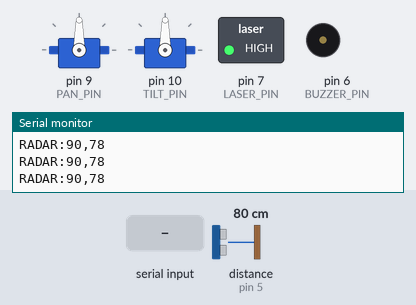
Simulated run of this sketch. Board: Arduino Uno, built with avr-gcc and run on an emulated ATmega328P. Parts: 2 × servo, switched loads named in the sketch (green lamp = pin HIGH), buzzer (waves = sounding, pin HIGH), the last lines printed to the serial monitor. Wiring (inferred from the names in the program): ultrasonic range finder: trigger pin 4; echo pin 5; 2 × servo: signal pin 9 / signal pin 10. The test bench sets the inputs (shaded band); at power-on: distance to the obstacle (sensor on pin 5) 80 cm. The echo pulse lasts 58.3 µs per cm; servo pulses on a pin are drawn as a servo (544–2400 µs = 0–180°); pins used as bus, display or sensor lines are not drawn.

Above: at 4.4 s.
4.5 s: "BUZZER:ON\n" received over Serial
At 5.0 s:
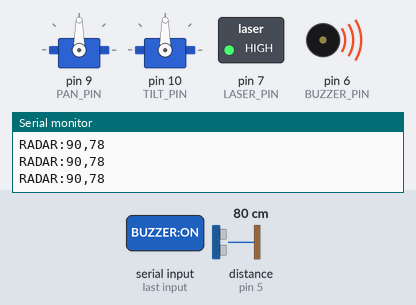
6.0 s: "LASER:OFF\n" received over Serial
At 7.2 s:
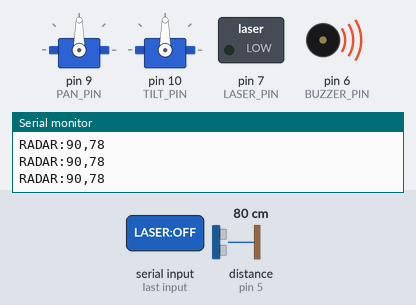
7.5 s: distance to the obstacle (sensor on pin 5) set to 120 cm
10.5 s: distance to the obstacle (sensor on pin 5) set to 250 cm
At 11.0 s:
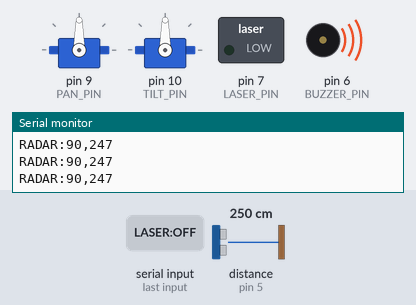
12.6 s: "LASER:ON\n" received over Serial
At 12.9 s:
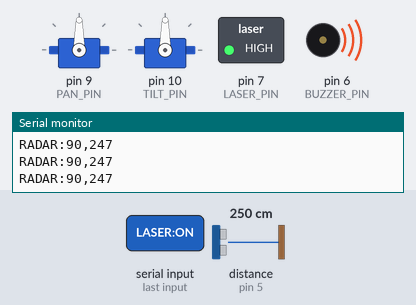
14.1 s: distance to the obstacle (sensor on pin 5) set to 299 cm
Timing chart, 0 to 18.1 s (numbered marks = the images above; inputs shaded):
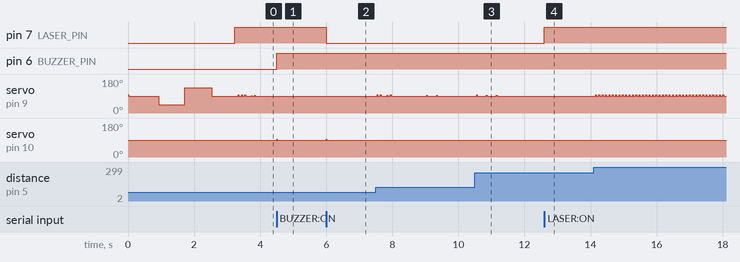

Measured:
- after the input at 4.5 s, pin 6 (BUZZER_PIN): LOW → HIGH at once; servo on pin 10 (TILT_PIN): 90° → 95° at once, → 90° 0.02 s later
- after the input at 6.0 s, pin 7 (LASER_PIN): HIGH → LOW at once; servo on pin 10 (TILT_PIN): 90° → 94° at once, → 90° 0.02 s later
- after the input at 10.5 s, servo on pin 9 (PAN_PIN): 90° → 96° after 0.05 s, then repeats every 0.30 s: 90° 0.28 s, 94° 0.02 s, until it stays 90° from 11.2 s
- after the input at 12.6 s, pin 7 (LASER_PIN): LOW → HIGH at once

The sketch:

tracking_system.ino
```cpp
// Camera Tracking + Radar + Buzzer
// Hardware: Arduino UNO R4 Minima

// ---- PIN DEFINITIONS ----
#define PAN_PIN    9
#define TILT_PIN   10
#define LASER_PIN  7
#define BUZZER_PIN 6
#define TRIG_PIN   4
#define ECHO_PIN   5

// ---- SERVO CONFIG ----
#define PULSE_MIN_US  544
#define PULSE_MAX_US  2400
#define PULSE_PERIOD  20000

#define PAN_MIN   0
#define PAN_MAX   180
#define TILT_MIN  10
#define TILT_MAX  170

#define SERIAL_BAUD 115200

// ---- STATE ----
int targetPan  = 90;
int targetTilt = 90;

unsigned long lastPulseTime = 0;
unsigned long lastRadarTime = 0;

String serialBuffer = "";

// ---- SERVO PULSE ----
int angleToPulse(int angle) {
    return map(angle, 0, 180, PULSE_MIN_US, PULSE_MAX_US);
}

void sendServoPulse(int pin, int angle) {
    int us = angleToPulse(constrain(angle, 0, 180));
    digitalWrite(pin, HIGH);
    delayMicroseconds(us);
    digitalWrite(pin, LOW);
}

void updateServos() {
    unsigned long now = micros();
    if (now - lastPulseTime >= (unsigned long)PULSE_PERIOD) {
        lastPulseTime = now;
        sendServoPulse(PAN_PIN,  targetPan);
        sendServoPulse(TILT_PIN, targetTilt);
    }
}

// ---- LASER & BUZZER ----
void setLaser(bool on) {
    digitalWrite(LASER_PIN, on ? HIGH : LOW);
}

void setBuzzer(bool on) {
    digitalWrite(BUZZER_PIN, on ? HIGH : LOW);
}

// ---- RADAR HC-SR04 ----
void readRadar() {
    if (millis() - lastRadarTime >= 100) {
        lastRadarTime = millis();

        digitalWrite(TRIG_PIN, LOW);
        delayMicroseconds(2);
        digitalWrite(TRIG_PIN, HIGH);
        delayMicroseconds(10);
        digitalWrite(TRIG_PIN, LOW);

        long duration = pulseIn(ECHO_PIN, HIGH, 18000);
        if (duration > 0) {
            int distance = (int)(duration * 0.034 / 2);
            Serial.print("RADAR:");
            Serial.print(targetPan);
            Serial.print(",");
            Serial.println(distance);
        }
    }
}

// ---- SERIAL PARSER ----
void parseCommand(const String& cmd) {

    if (cmd.startsWith("X:")) {
        int commaIdx = cmd.indexOf(",Y:");
        if (commaIdx == -1) return;
        int pan  = constrain(cmd.substring(2, commaIdx).toInt(), PAN_MIN,  PAN_MAX);
        int tilt = constrain(cmd.substring(commaIdx + 3).toInt(), TILT_MIN, TILT_MAX);
        targetPan  = pan;
        targetTilt = tilt;
        Serial.print("ACK:X:"); Serial.print(pan);
        Serial.print(",Y:");    Serial.println(tilt);
        return;
    }

    if (cmd == "LASER:ON")   { setLaser(true);   Serial.println("ACK:LASER:ON");   return; }
    if (cmd == "LASER:OFF")  { setLaser(false);  Serial.println("ACK:LASER:OFF");  return; }
    if (cmd == "BUZZER:ON")  { setBuzzer(true);  Serial.println("ACK:BUZZER:ON");  return; }
    if (cmd == "BUZZER:OFF") { setBuzzer(false); Serial.println("ACK:BUZZER:OFF"); return; }

    if (cmd == "CENTER") {
        targetPan  = 90;
        targetTilt = 90;
        Serial.println("ACK:CENTER");
        return;
    }
}

void readSerial() {
    while (Serial.available()) {
        char c = (char)Serial.read();
        if (c == '\n') {
            serialBuffer.trim();
            if (serialBuffer.length() > 0) parseCommand(serialBuffer);
            serialBuffer = "";
        } else if (c != '\r' && serialBuffer.length() < 32) {
            serialBuffer += c;
        }
    }
}

// ---- SETUP ----
void setup() {
    Serial.begin(SERIAL_BAUD);

    pinMode(PAN_PIN,    OUTPUT);
    pinMode(TILT_PIN,   OUTPUT);
    pinMode(LASER_PIN,  OUTPUT);
    pinMode(BUZZER_PIN, OUTPUT);
    pinMode(TRIG_PIN,   OUTPUT);
    pinMode(ECHO_PIN,   INPUT);

    digitalWrite(PAN_PIN,  LOW);
    digitalWrite(TILT_PIN, LOW);
    setLaser(false);
    setBuzzer(false);

    Serial.println("TEST:START");

    for (int i = 0; i < 40; i++) { sendServoPulse(PAN_PIN, 90);  sendServoPulse(TILT_PIN, 90); delay(20); }
    for (int i = 0; i < 35; i++) { sendServoPulse(PAN_PIN, 45);  sendServoPulse(TILT_PIN, 90); delay(20); }
    for (int i = 0; i < 35; i++) { sendServoPulse(PAN_PIN, 135); sendServoPulse(TILT_PIN, 90); delay(20); }
    for (int i = 0; i < 30; i++) { sendServoPulse(PAN_PIN, 90);  sendServoPulse(TILT_PIN, 90); delay(20); }

    targetPan  = 90;
    targetTilt = 90;

    Serial.println("TEST:DONE");
    setLaser(true);
    lastPulseTime = micros();
    Serial.println("READY");
}
// ---- LOOP ----
void loop() {
    readSerial();
    updateServos();
    readRadar();
}
```
